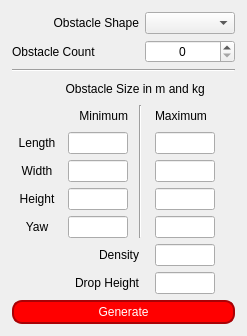
<?xml version="1.0" encoding="UTF-8"?>
<ui version="4.0">
 <class>obstacleTool</class>
 <widget class="QWidget" name="obstacleTool">
  <property name="enabled">
   <bool>true</bool>
  </property>
  <property name="geometry">
   <rect>
    <x>0</x>
    <y>0</y>
    <width>247</width>
    <height>336</height>
   </rect>
  </property>
  <property name="sizePolicy">
   <sizepolicy hsizetype="Fixed" vsizetype="Fixed">
    <horstretch>0</horstretch>
    <verstretch>0</verstretch>
   </sizepolicy>
  </property>
  <property name="minimumSize">
   <size>
    <width>224</width>
    <height>0</height>
   </size>
  </property>
  <property name="maximumSize">
   <size>
    <width>247</width>
    <height>1000</height>
   </size>
  </property>
  <property name="windowTitle">
   <string>Obstacle Parameters</string>
  </property>
  <layout class="QGridLayout" name="gridLayout_2">
   <property name="margin">
    <number>12</number>
   </property>
   <item row="1" column="0" colspan="3">
    <widget class="QLabel" name="label">
     <property name="layoutDirection">
      <enum>Qt::RightToLeft</enum>
     </property>
     <property name="text">
      <string>Obstacle Count</string>
     </property>
    </widget>
   </item>
   <item row="1" column="3" colspan="2">
    <widget class="QSpinBox" name="SpinBoxObstCount">
     <property name="layoutDirection">
      <enum>Qt::LeftToRight</enum>
     </property>
     <property name="alignment">
      <set>Qt::AlignCenter</set>
     </property>
    </widget>
   </item>
   <item row="2" column="0" colspan="5">
    <widget class="Line" name="line">
     <property name="orientation">
      <enum>Qt::Horizontal</enum>
     </property>
    </widget>
   </item>
   <item row="4" column="0" colspan="2">
    <widget class="QLabel" name="label_2">
     <property name="text">
      <string>Minimum</string>
     </property>
     <property name="alignment">
      <set>Qt::AlignRight|Qt::AlignTrailing|Qt::AlignVCenter</set>
     </property>
    </widget>
   </item>
   <item row="4" column="4">
    <widget class="QLabel" name="label_3">
     <property name="minimumSize">
      <size>
       <width>80</width>
       <height>0</height>
      </size>
     </property>
     <property name="text">
      <string>Maximum</string>
     </property>
     <property name="alignment">
      <set>Qt::AlignLeading|Qt::AlignLeft|Qt::AlignVCenter</set>
     </property>
    </widget>
   </item>
   <item row="3" column="0" colspan="5">
    <widget class="QLabel" name="label_4">
     <property name="autoFillBackground">
      <bool>false</bool>
     </property>
     <property name="text">
      <string>       Obstacle Size in m and kg</string>
     </property>
     <property name="alignment">
      <set>Qt::AlignCenter</set>
     </property>
    </widget>
   </item>
   <item row="4" column="2" rowspan="5" colspan="2">
    <widget class="Line" name="line_2">
     <property name="minimumSize">
      <size>
       <width>12</width>
       <height>0</height>
      </size>
     </property>
     <property name="orientation">
      <enum>Qt::Vertical</enum>
     </property>
    </widget>
   </item>
   <item row="5" column="0">
    <widget class="QLabel" name="LabelLength">
     <property name="minimumSize">
      <size>
       <width>50</width>
       <height>0</height>
      </size>
     </property>
     <property name="maximumSize">
      <size>
       <width>65</width>
       <height>16777215</height>
      </size>
     </property>
     <property name="text">
      <string>Length</string>
     </property>
     <property name="alignment">
      <set>Qt::AlignCenter</set>
     </property>
    </widget>
   </item>
   <item row="5" column="1">
    <widget class="QLineEdit" name="LineEditMinLength">
     <property name="minimumSize">
      <size>
       <width>60</width>
       <height>0</height>
      </size>
     </property>
     <property name="maximumSize">
      <size>
       <width>60</width>
       <height>16777215</height>
      </size>
     </property>
    </widget>
   </item>
   <item row="6" column="1">
    <widget class="QLineEdit" name="LineEditMinWidth">
     <property name="minimumSize">
      <size>
       <width>60</width>
       <height>0</height>
      </size>
     </property>
     <property name="maximumSize">
      <size>
       <width>60</width>
       <height>16777215</height>
      </size>
     </property>
    </widget>
   </item>
   <item row="7" column="1">
    <widget class="QLineEdit" name="LineEditMinHeight">
     <property name="minimumSize">
      <size>
       <width>60</width>
       <height>0</height>
      </size>
     </property>
     <property name="maximumSize">
      <size>
       <width>60</width>
       <height>16777215</height>
      </size>
     </property>
    </widget>
   </item>
   <item row="5" column="4">
    <widget class="QLineEdit" name="LineEditMaxLength">
     <property name="minimumSize">
      <size>
       <width>60</width>
       <height>0</height>
      </size>
     </property>
     <property name="maximumSize">
      <size>
       <width>60</width>
       <height>16777215</height>
      </size>
     </property>
    </widget>
   </item>
   <item row="6" column="4">
    <widget class="QLineEdit" name="LineEditMaxWidth">
     <property name="minimumSize">
      <size>
       <width>60</width>
       <height>0</height>
      </size>
     </property>
     <property name="maximumSize">
      <size>
       <width>60</width>
       <height>16777215</height>
      </size>
     </property>
    </widget>
   </item>
   <item row="7" column="4">
    <widget class="QLineEdit" name="LineEditMaxHeight">
     <property name="minimumSize">
      <size>
       <width>60</width>
       <height>0</height>
      </size>
     </property>
     <property name="maximumSize">
      <size>
       <width>60</width>
       <height>16777215</height>
      </size>
     </property>
    </widget>
   </item>
   <item row="6" column="0">
    <widget class="QLabel" name="LabelWidth">
     <property name="minimumSize">
      <size>
       <width>50</width>
       <height>0</height>
      </size>
     </property>
     <property name="text">
      <string>Width</string>
     </property>
     <property name="alignment">
      <set>Qt::AlignCenter</set>
     </property>
    </widget>
   </item>
   <item row="7" column="0">
    <widget class="QLabel" name="LabelHeight">
     <property name="minimumSize">
      <size>
       <width>50</width>
       <height>0</height>
      </size>
     </property>
     <property name="text">
      <string>Height</string>
     </property>
     <property name="alignment">
      <set>Qt::AlignCenter</set>
     </property>
    </widget>
   </item>
   <item row="13" column="0" colspan="5">
    <widget class="QPushButton" name="ButtonGenerate">
     <property name="minimumSize">
      <size>
       <width>0</width>
       <height>24</height>
      </size>
     </property>
     <property name="styleSheet">
      <string>background:rgb(255, 0, 0); color:white; border:2px solid rgb(169, 2, 6); border-radius:10px;</string>
     </property>
     <property name="text">
      <string>Generate</string>
     </property>
    </widget>
   </item>
   <item row="11" column="0" colspan="3">
    <widget class="QLabel" name="label_8">
     <property name="text">
      <string>Drop Height</string>
     </property>
     <property name="alignment">
      <set>Qt::AlignRight|Qt::AlignTrailing|Qt::AlignVCenter</set>
     </property>
    </widget>
   </item>
   <item row="11" column="4">
    <widget class="QLineEdit" name="LineEditDropHeight">
     <property name="minimumSize">
      <size>
       <width>60</width>
       <height>0</height>
      </size>
     </property>
     <property name="maximumSize">
      <size>
       <width>60</width>
       <height>16777215</height>
      </size>
     </property>
    </widget>
   </item>
   <item row="0" column="3" colspan="2">
    <widget class="QComboBox" name="ComboShapeType"/>
   </item>
   <item row="0" column="0" colspan="3">
    <widget class="QLabel" name="label_9">
     <property name="text">
      <string>Obstacle Shape</string>
     </property>
     <property name="alignment">
      <set>Qt::AlignRight|Qt::AlignTrailing|Qt::AlignVCenter</set>
     </property>
    </widget>
   </item>
   <item row="8" column="1">
    <widget class="QLineEdit" name="LineEditMinYaw">
     <property name="minimumSize">
      <size>
       <width>60</width>
       <height>0</height>
      </size>
     </property>
     <property name="maximumSize">
      <size>
       <width>60</width>
       <height>16777215</height>
      </size>
     </property>
    </widget>
   </item>
   <item row="8" column="4">
    <widget class="QLineEdit" name="LineEditMaxYaw">
     <property name="minimumSize">
      <size>
       <width>60</width>
       <height>0</height>
      </size>
     </property>
     <property name="maximumSize">
      <size>
       <width>60</width>
       <height>16777215</height>
      </size>
     </property>
    </widget>
   </item>
   <item row="8" column="0">
    <widget class="QLabel" name="LabelYaw">
     <property name="minimumSize">
      <size>
       <width>50</width>
       <height>0</height>
      </size>
     </property>
     <property name="text">
      <string>Yaw</string>
     </property>
     <property name="alignment">
      <set>Qt::AlignCenter</set>
     </property>
    </widget>
   </item>
   <item row="9" column="4">
    <widget class="QLineEdit" name="LineEditDensity">
     <property name="minimumSize">
      <size>
       <width>60</width>
       <height>0</height>
      </size>
     </property>
     <property name="maximumSize">
      <size>
       <width>60</width>
       <height>16777215</height>
      </size>
     </property>
    </widget>
   </item>
   <item row="9" column="0" colspan="3">
    <widget class="QLabel" name="label_5">
     <property name="text">
      <string>Density</string>
     </property>
     <property name="alignment">
      <set>Qt::AlignRight|Qt::AlignTrailing|Qt::AlignVCenter</set>
     </property>
    </widget>
   </item>
  </layout>
 </widget>
 <resources/>
 <connections/>
</ui>
